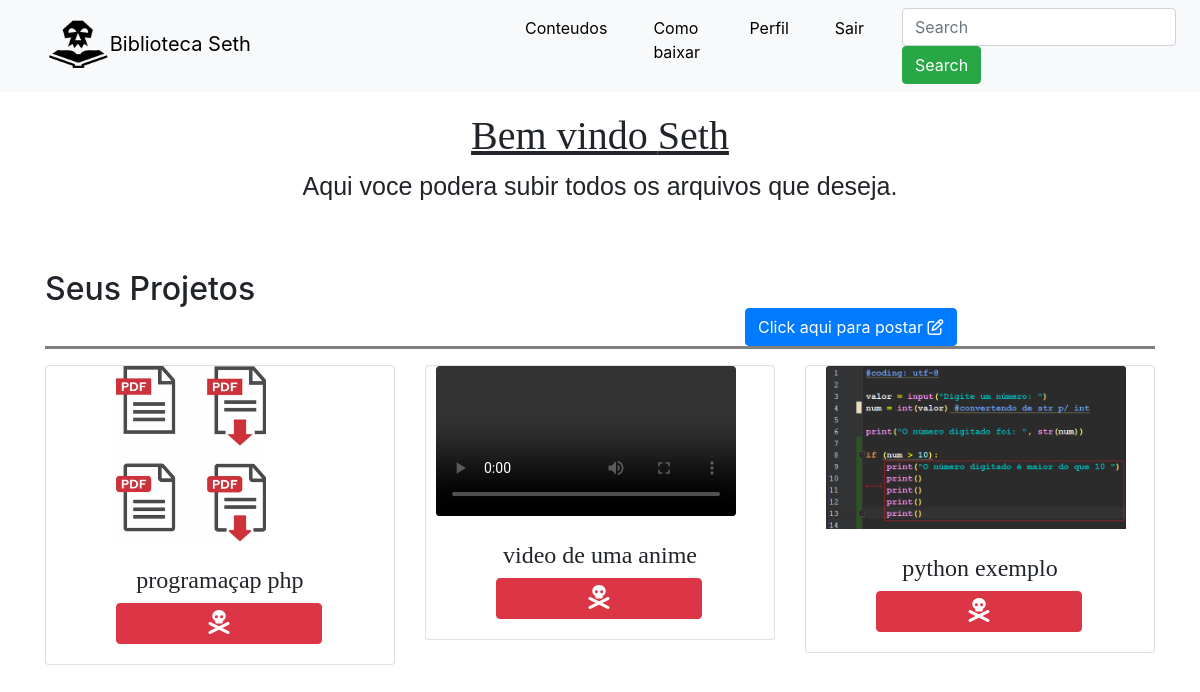
The page /dashbord (signed in) on the database its author committed.
### Core/models.py (models this page shows)
class Conteudos(models.Model):
    Nome = models.CharField(max_length=200)
    Conteudo = models.TextField()
    Arquivo = models.FileField(upload_to='arquivos/%d/%m/%Y', blank=True)
    Criador = models.ForeignKey(User,on_delete=models.CASCADE)

### Core/views.py (the view)
# urls.py: path('dashbord', views.Dashbord, name='dashbord'),
def Dashbord(request):
    if request.user.is_authenticated:
        id = request.user.id
        arqui = Conteudos.objects.all().filter(Criador=id)
        dados = {'arqui':arqui}
        return render(request,'Dashbord.html',dados)
    else:
        return redirect('Index')

### Core/templatetags/pool_extras.py (called while the page is built)
@register.filter()
def extensao(value):
    return value[-4:]

### Core/Templates/Dashbord.html (shortened to what this page needs)
{% extends 'header.html' %}
{% block content %}
{%load static%}
{% load pool_extras %}
    <div class="container">
        <h1>Bem vindo {{user.username}} </h1>
        <p id="sub" > Aqui voce podera subir todos os arquivos que deseja.</p>
        <br>
        <br>
        <h2 style="display: inline;">Seus Projetos</h2>
        <button style="margin-left: 700px;" type="button" class="btn btn-primary" data-toggle="modal" data-target="#CriarArq">Click aqui para postar <i class="fa fa-edit"></i></button>
        <p style="border-bottom: 3px solid gray;">
        <div class="row">
            {% for arq in arqui %}
            <div class="col-sm-4">
                <div class="card" style="width:350px">
                    {% if arq.Arquivo.url|extensao in ".jpg .png" %}
                        <img class="card-img-top" style="width:300px; margin-left:20px" src="{{arq.Arquivo.url}}">
                    {% elif arq.Arquivo.url|extensao in ".mp4 .avi" %}
                        <video width="300" class="rounded" style="margin-left:10px;" controls>
                            <source  src="{{arq.Arquivo.url}}">
                        </video>
                    {% else %}
                        <img class="card-img-top" style="width:150px; margin-left:70px" src="{% static 'pdfs.jpg' %}">
                    {% endif %}
                    <div class="card-body">
                        <h4 class="sub">{{arq.Nome}}</h4>
                        <a style="margin-left:50px;" href="{% url 'deletar' arq.id %}">
                            <button class="btn btn-danger"> <i style='font-size:24px; width:180px;' class='fas'>&#xf714;</i></button>
                        </a>
                    </div>
                </div>
            </div>
            {% endfor %}
        </div>
    </div>
{% endblock%}

### Core/Templates/header.html (shortened to what this page needs)
<!DOCTYPE html>
{%load static %}
<html lang="pt-br">
<head>
  <link rel="stylesheet" href="https://maxcdn.bootstrapcdn.com/bootstrap/4.5.2/css/bootstrap.min.css">
  <link rel="stylesheet" href="https://cdnjs.cloudflare.com/ajax/libs/font-awesome/4.7.0/css/font-awesome.min.css">
</head>
<body >
  <div>
    <nav class="navbar navbar-expand-sm bg-light  sticky-top " >
      <a id="log" class="navbar-brand" href="{% url 'index' %}"><img src="{% static 'logo_.png' %}" style="width: 15%;">Biblioteca Seth</a>
      <ul class="navbar-nav">
        <li class="nav-item">
          <a class="nav-link" href="{% url 'conteudos' %}">Conteudos</a>
        </li>
        <li class="nav-item">
          <a class="nav-link" href="{% url 'Baixar' %}">Como baixar</a>
        </li>
        {% if user.is_authenticated %}
          <li class="nav-item">
            <a class="nav-link" href="{% url 'dashbord' %}">Perfil</a>
          </li>
          <li class="nav-item">
            <a class="nav-link" href="{% url 'sair'%}">Sair </a>
          </li>
        {% else %}
          <li class="nav-item">
            <a class="nav-link"  href="{% url 'login' %}">Acessar</a>
          </li>
        {% endif %}
         <form class="form-inline" action="">
            <input class="form-control mr-sm-2" type="text" placeholder="Search">
            <button class="btn btn-success" type="submit">Search</button>
         </form>
      </ul>
    </nav>
  </div>
  {% block content %}
  {% endblock %}
</body>
</html>

### Core/Templates/Dashbord.html (style rules this page uses)
h1 { font-family: cursive; text-align: center; text-decoration: underline; margin-top: 20px; }
h4 { font-family: fantasy; text-align: center; margin-top: 5px; }
#sub { font-family:'Trebuchet MS', 'Lucida Sans Unicode', 'Lucida Grande', 'Lucida Sans', Arial, sans-serif; text-align: center; font-size: 25px; font-weight: lighter; }

### rows shown on the page
Conteudos: Nome "programaçap php"
Conteudos: Nome "video de uma anime"
Conteudos: Arquivo (picture), Nome "python exemplo"

### other values the page prints
{{ user.username }} "Seth"
